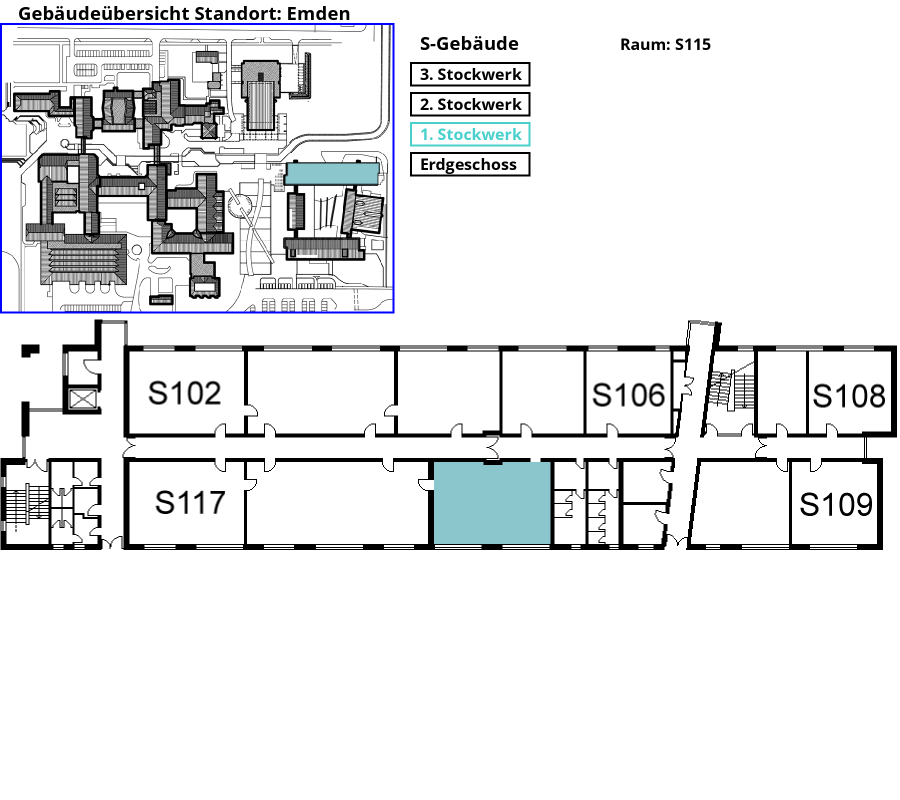
#> input picture Raumplan.png, 1800 x 1600 px, found by its file name (shown at 1/2 size)
$ python raumplan.py
#> lines starting #> are read from the running program, lines starting #| are printed output that depends on the picture
import matplotlib.pyplot as plt
from skimage import io

img = io.imread("raumplan.png")
#> img is the input picture: shape (1600, 1800, 3); mean R, G, B 230.8, 231.9, 232.9
img=img[620:1120,:,:]
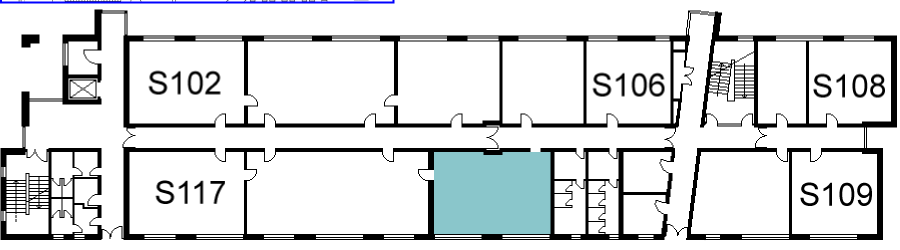
#> img: shape (500, 1800, 3) (shown at 1/2 size); mean R, G, B 216.9, 219.5, 220.6
io.imsave("raumplanS117.png",img)
plt.imshow(img)
plt.show()
print(img.dtype,img.shape)
#| uint8 (500, 1800, 3)
